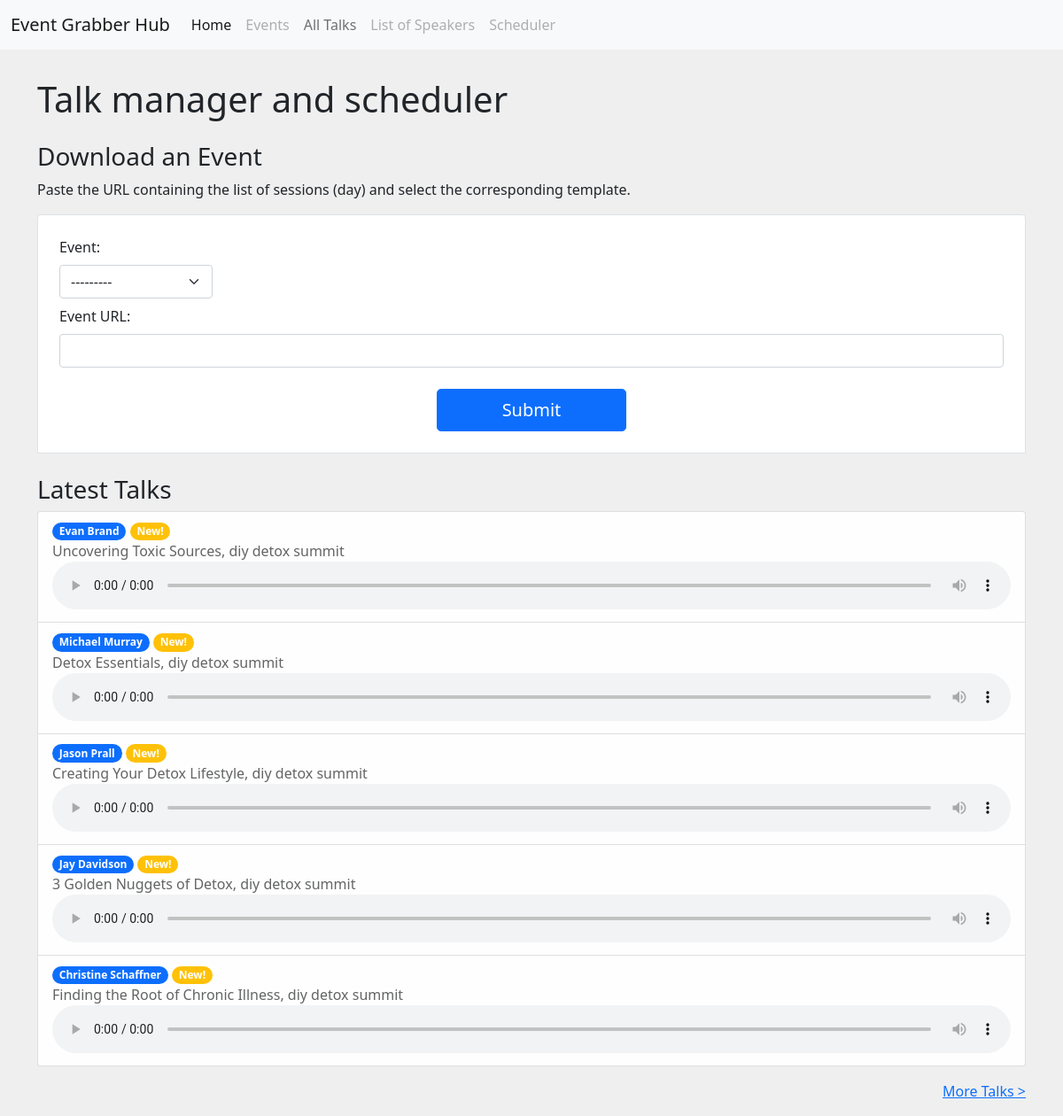
The app's page /, older data.
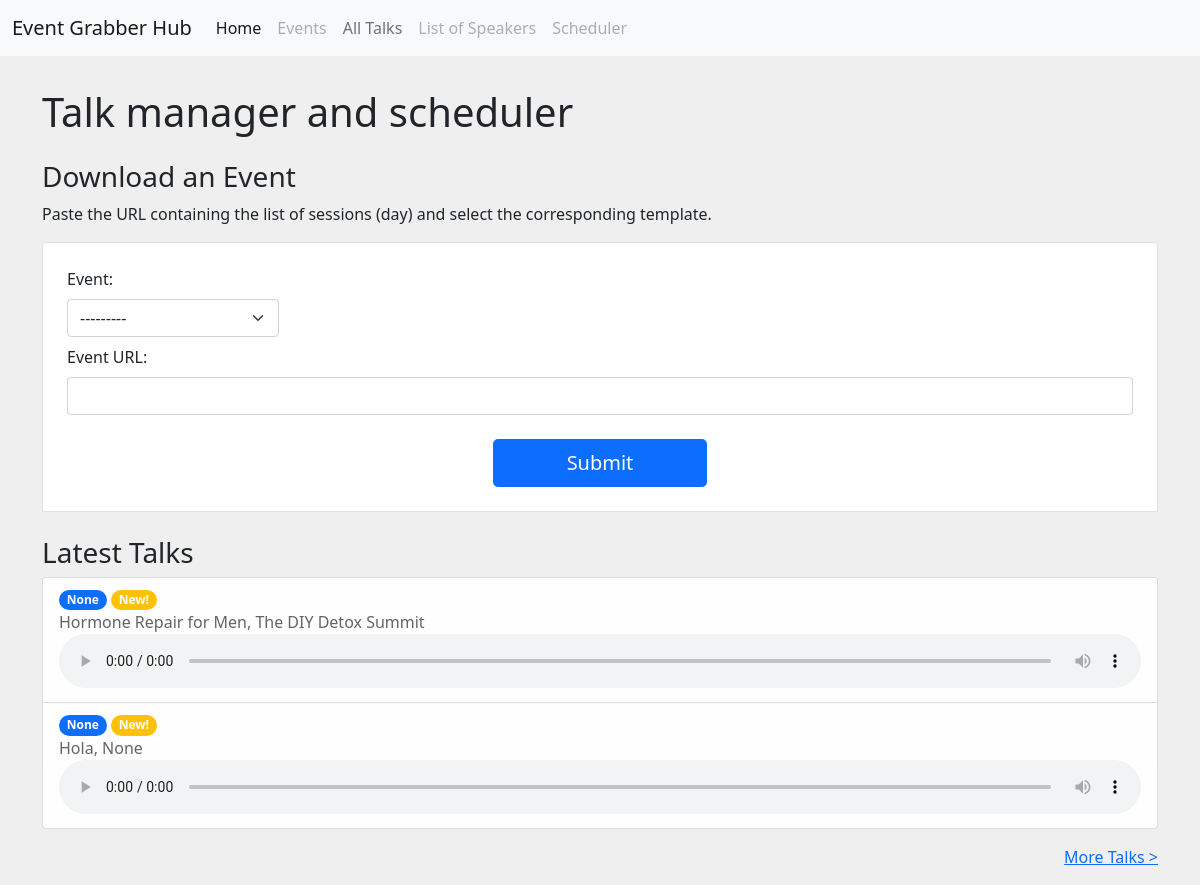
The same page, newer data.
### core/models.py (models this page shows, shortened)
class TalkSession(models.Model):
    name = models.CharField(max_length=60, null=True, blank=True,
                            verbose_name='Session name')
    speaker = models.ForeignKey(
        Speaker, on_delete=SET_NULL, verbose_name='Speaker name', null=True, blank=True)
    event = models.ForeignKey(Event, on_delete=SET_NULL, null=True, blank=True)
    mp3_url = models.URLField(null=True, blank=True,
                              verbose_name='mp3 remote url')
    mp3_file = models.FileField(
        upload_to="mp3s", null=True, blank=True, verbose_name='mp3 file')

class Speaker(models.Model):
    name = models.CharField(max_length=30, blank=False, null=False)
    img_url = models.URLField(null=True, blank=True,
                              verbose_name='photo remote url')
    img_file = models.ImageField(
        upload_to="images", null=True, blank=True, verbose_name='photo file')
    website = models.CharField(max_length=100, blank=True, null=True)
    def __str__(self) -> str:
        return self.name

class Event(models.Model):
    name = models.CharField(blank=False, max_length=60,
                            verbose_name='Event name')
    start_date = models.DateField(blank=True)
    duration = models.IntegerField(blank=True, default=1)
    category = models.ManyToManyField(Category)
    landing_page = models.CharField(blank=False, max_length=100)
    event_tpl = models.ForeignKey(
        EventTpl, on_delete=SET_NULL, blank=True, null=True)
    scrape_ready = models.BooleanField(blank=True, default=False)
    def __str__(self) -> str:
        return f'{self.name}'

### core/views.py (the view)
# urls.py: path('', views.home_view, name='home'),
def home_view(request):
    list = []
    form = EventSingleForm()
    if request.method == 'POST':
        filled_form = EventSingleForm(request.POST)
        if filled_form.is_valid():
            POST_event_url = filled_form.cleaned_data['event_url']
            selected_event = Event.objects.get(
                name=filled_form.cleaned_data['event_tpl'])
            event_template = EventTpl.objects.get(
                name=selected_event.event_tpl)
            css_link_button = event_template.css_link_button
            css_title = event_template.css_talk_title
            css_speaker_name = event_template.css_speaker_name
            css_photo = event_template.css_image
            css_audio_file = event_template.css_audio_file
            bs4_INDEX_PAGE_url = requests.get(POST_event_url)
            bs4_INDEX_PAGE_soup = BeautifulSoup(
                bs4_INDEX_PAGE_url.text, "html.parser")
            bs4_link_buttons = bs4_INDEX_PAGE_soup.select(css_link_button)
            bs4_photo = bs4_INDEX_PAGE_soup.select(css_photo)
            for i, link in enumerate(bs4_link_buttons, start=0):
                bs4_DETAIL_PAGE_url = requests.get(link['href'])
                bs4_DETAIL_PAGE_soup = BeautifulSoup(
                    bs4_DETAIL_PAGE_url.text, "html.parser")
                SPEAKER_PHOTO = bs4_photo[i]['src']
                TITLE = bs4_DETAIL_PAGE_soup.select_one(
                    css_title).text.split('with')[0]
                SPEAKER_NAME = bs4_DETAIL_PAGE_soup.select_one(
                    css_speaker_name).text.split(',')[0].replace('with', '').strip()
                MP3_URL = bs4_DETAIL_PAGE_soup.find(
                    css_audio_file)['src']
                if len(Speaker.objects.filter(name=SPEAKER_NAME)) != 0:
                    speaker_object = Speaker.objects.get(
                        name=SPEAKER_NAME)
                    print(f'SPEAKER exists: id {speaker_object.id}')
                else:
                    speaker_object = Speaker(
                        name=SPEAKER_NAME, img_url=SPEAKER_PHOTO)
                    speaker_object.get_remote_image()
                    print(f'SPEAKER [DOES NOT exists]: new speaker id {speaker_object.id}')
                    speaker_object.save()
                if len(TalkSession.objects.filter(name=TITLE)) != 0:
                    print('TALK [exists]: Do nothing')
                    pass
                else:
                    new_talk_session = TalkSession(
                        name=TITLE, speaker=speaker_object, event=selected_event, mp3_url=MP3_URL)
                    new_talk_session.get_remote_mp3()
                    print(f'TALK [DOES NOT exists]: New talk id:{new_talk_session.id}, with speaker id: {speaker_object.name}, and event id: {selected_event.id}')
                    new_talk_session.save()
                list.append(
                    [[TITLE], [SPEAKER_NAME], [speaker_object.id], [MP3_URL], [bs4_photo[i]['src']]])
            return render(request, 'core/home.html', {'form': form, 'list': list})
    else:
        latest_talks = TalkSession.objects.all().order_by('-id')[:5]
        return render(request, 'core/home.html',
                      {'form': form,
                       'latest_talks': latest_talks
                       })

### core/forms.py
class EventSingleForm(forms.Form):
    event_url = forms.CharField(
        label='Event URL: ',
        widget=TextInput(attrs={'class': 'form-control', 'size': '80'}),
    )
    event_tpl = forms.ModelChoiceField(
        label='Event: ',
        required=True,
        widget=Select(attrs={'class': 'form-select'}),
        queryset=Event.objects.all())

### core/templates/core/home.html (shortened to what this page needs)
{% extends 'base.html' %} {% block 'body' %}
<h1>Talk manager and scheduler</h1>
<h2 class="h3">Download an Event</h2>
<p>Paste the URL containing the list of sessions (day) and select the corresponding template.</p>
<div class="bd-box">
  <form action="{% url 'home' %}" method="POST" class="row gy-2 gx-3 align-items-center">
    <div class="col-auto">
      <label for="" class="form-label">{{ form.event_tpl.label }}</label>
      {{ form.event_tpl }}
    </div>
    <div class="mb-3">
      <label for="form.event_url.id" class="form-label">{{ form.event_url.label }}</label>
      {{ form.event_url }}
    </div>
    <div class="button-area">
      <button type="submit" class="btn-primary btn btn-lg">Submit</button>
    </div>
  </form>
</div>
<h2 class="h3">Latest Talks</h2>
{% if latest_talks %}
<div class="all-sessions">
  <ul class="list-group">
    {% for session in latest_talks %}
    <li class="list-group-item list-group-item-action list-group-item-light">
      <small class="badge bg-primary rounded-pill">{{ session.speaker }}</small> <span class="badge bg-warning rounded-pill">New!</span>
      <br />
      {{ session.name }}, {{ session.event }} <br />
      <audio controls="" preload="none" controlslist="nodownload" style="width: 100%">
        <source src="{{ session.audio_file_path }}" type="audio/mpeg" />
      </audio>
    </li>
    {% endfor %}
  </ul>
  <a href="{% url 'talks_list' %}" class="more">More Talks ></a>
</div>
{% else %} No talks yet... {% endif %} {% endblock %} {% comment %} TO DO: LABEL FOR {% endcomment %}

Row changes from the older to the newer data that the page shows:
removed TalkSession: speaker "Evan Brand", name "Uncovering Toxic Sources", event "diy detox summit"
removed TalkSession: speaker "Michael Murray", name "Detox Essentials", event "diy detox summit"
removed TalkSession: speaker "Jason Prall", name "Creating Your Detox Lifestyle", event "diy detox summit"
removed TalkSession: speaker "Jay Davidson", name "3 Golden Nuggets of Detox", event "diy detox summit"
changed TalkSession: speaker "Christine Schaffner" → "None"; name "Finding the Root of Chronic Illness" → "Hormone Repair for Men"; event "diy detox summit" → "The DIY Detox Summit"
now on this page (row edited): TalkSession: speaker "None", name "Hola", event "None"
